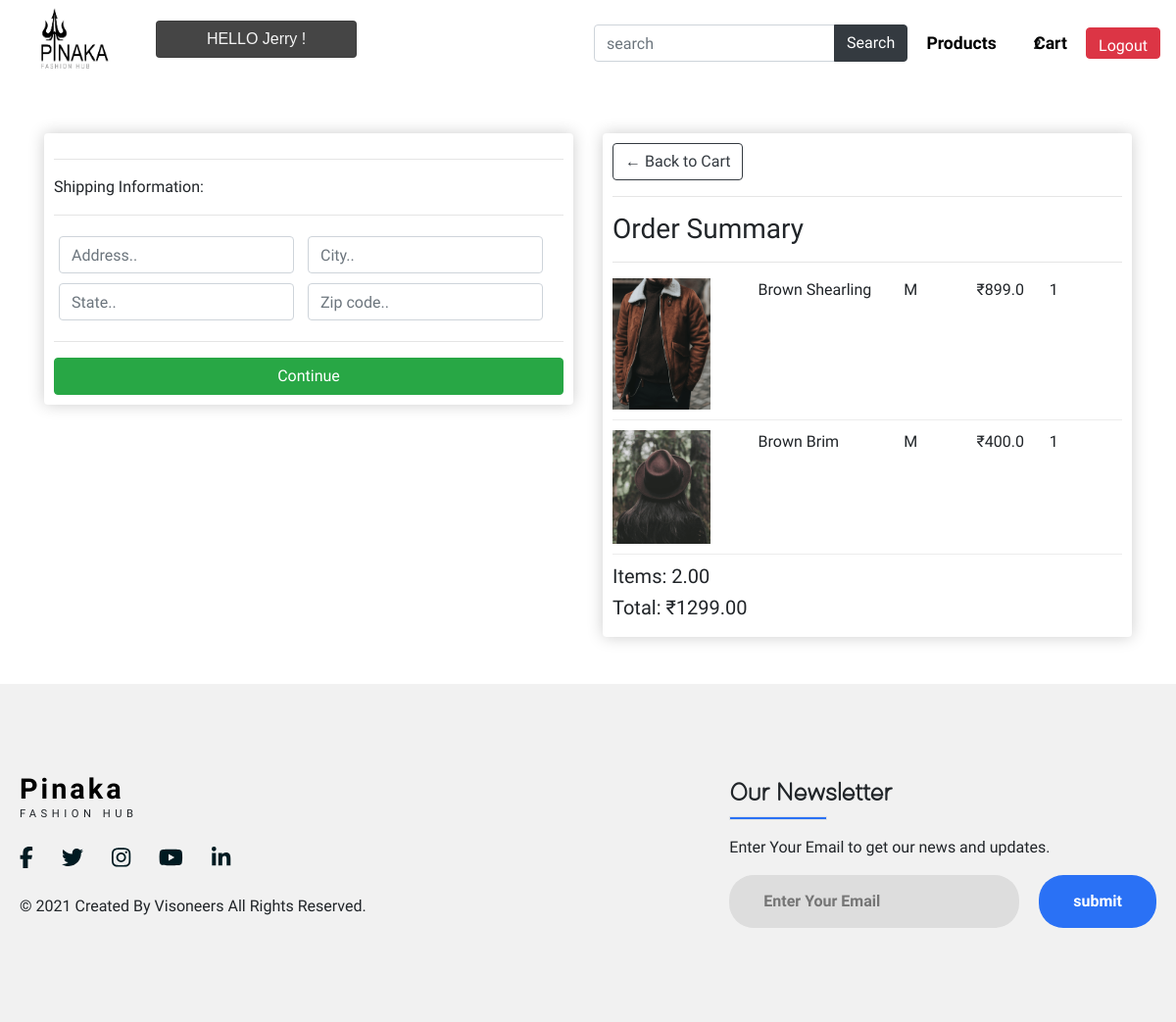
The page /checkout/ (signed in) on the database its author committed.
### store/models.py (models this page shows, shortened)
class OrderItem(models.Model):
    product=models.ForeignKey(Product,on_delete=models.SET_NULL,blank=True,null=True)
    order=models.ForeignKey(Order,on_delete=models.SET_NULL,blank=True,null=True)
    quantity=models.IntegerField(default=0,null=True,blank=True)
    date_added=models.DateTimeField(auto_now_add=True)
    @property
    def get_total(self):
        total=self.product.price*self.quantity
        return total

class Product(models.Model):
    name=models.CharField(max_length=200,null=True)
    category=models.ForeignKey(Categorie,on_delete=models.SET_NULL,blank=True,null=True)
    price=models.FloatField()
    brand=models.ForeignKey(brand,on_delete=models.CASCADE)
    size=models.ForeignKey(size,on_delete=models.CASCADE)
    color=models.ForeignKey(color,on_delete=models.CASCADE)
    digital=models.BooleanField(default=False,null=True,blank=False)
    image=models.ImageField(null=True,blank=True)
    @property
    def imageURL(self):
        try:
            url=self.image.url #chk
        except:
            url=' '
        return url

class size(models.Model):
    title=models.CharField(max_length=10)
    def __str__(self):
        return (self.title)

class Order(models.Model):
    customer=models.ForeignKey(Customer,on_delete=models.SET_NULL,blank=True,null=True)
    date_orderd=models.DateTimeField(auto_now_add=True)
    complete=models.BooleanField(default=False,null=True,blank=False)
    transaction_id=models.CharField(max_length=200,null=True)
    @property
    def shipping(self):
        shipping=False
        orderitems=self.orderitem_set.all()
        for i in orderitems:
            if i.product.digital==False:
                shipping=True
        return shipping
    @property
    def get_cart_total(self):
        orderitems =self.orderitem_set.all()
        total=sum([item.get_total for item in orderitems])
        return total
    @property
    def get_cart_items(self):
        orderitems =self.orderitem_set.all()
        total=sum([item.quantity for item in orderitems])
        return total

### store/views.py (the view)
# urls.py: path('checkout/',views.checkout,name="checkout"),
@login_required(login_url='loginPage')
def checkout(request):
    if request.user.is_authenticated:
        customer=request.user.customer
        order,created=Order.objects.get_or_create(customer=customer,complete=False)
        items=order.orderitem_set.all()
        cartItems=order.get_cart_items
    else:
        items=[]
        order={'get_cart_total':0,'get_cart_items':0,'shipping':False}
        cartItems=order['get_cart_items']
    context={'items':items,'order':order,'cartItems':cartItems}
    return render(request,'store/checkout.html',context)

### store/templates/store/checkout.html (shortened to what this page needs)
{% extends 'store/main.html' %}
{% load static %}
{% block content %}
<div class="container">
	<br><br>
    <div class="row">
		<div class="col-lg-6">
			<div class="box-element" id="form-wrapper">
                <form id="form">
                    <div id="shipping-info">
                        <hr>
						<p>Shipping Information:</p>
						<hr>
						<div class="form-field">
							<input class="form-control" type="text" name="address" placeholder="Address..">
						</div>
						<div class="form-field">
							<input class="form-control" type="text" name="city" placeholder="City..">
						</div>
						<div class="form-field">
							<input class="form-control" type="text" name="state" placeholder="State..">
						</div>
						<div class="form-field">
							<input class="form-control" type="text" name="zipcode" placeholder="Zip code..">
						</div>
                    </div>
                    <hr>
                    <input id="form-button" class="btn btn-success btn-block" type="submit" class="btn btn-outline-primary" value="Continue">
                </form>
			</div>
			<br>
        </div>
		<div class="col-lg-6">
			<div class="box-element">
				<a  class="btn btn-outline-dark" href="{% url 'cart' %}">&#x2190; Back to Cart</a>
				<hr>
				<h3>Order Summary</h3>
				<hr>
				{% for item in items %}
				<div class="cart-row">
					<div style="flex:2"><img class="row-image" src="{{item.product.imageURL}}"></div>
					<div style="flex:2"><p>{{item.product.name}} </p></div>
					<div style="flex:1"><p>{{item.product.size}} </p></div>
					<div style="flex:1"><p>₹{{item.product.price}}</p></div>
					<div style="flex:1"><p>{{item.quantity}}</p></div>
				</div>
				{% endfor %}
				<h5 >Items: {{order.get_cart_items|floatformat:2}}</h5>
				<h5>Total: ₹{{order.get_cart_total|floatformat:2}}</h5>
			</div>
		</div>
	</div>
</div>
{% endblock content %}

### store/templates/store/main.html (shortened to what this page needs)
<!DOCTYPE html>
{% load static %}
<html lang="en">
<head>
    <link rel="stylesheet" href="https://cdn.jsdelivr.net/npm/bootstrap@4.5.3/dist/css/bootstrap.min.css"
>
    <link rel="stylesheet" type="text/css" href="{% static 'css/main.css' %}">
    <link rel="stylesheet" type="text/css" href="//cdn.jsdelivr.net/npm/slick-carousel@1.8.1/slick/slick.css">
    <link rel="stylesheet" type="text/css" href="{% static 'css/store.css' %}">
</head>
<body>
    <nav class="navigation ">
        <div class="logo">
            <a data-toggle="tooltip" data-placement="bottom" title="Back to store" href="{% url 'store' %}"><img src="{% static 'images/sample.png' %}"></a>
        </div>
        <div class=" card list-group-item hi-msg"
            style="font-family: sans-serif;">
            HELLO {{user}} !
        </div>
        <ul class="nav-menu">
            <div>
                <form class="form-inline my-2 my-lg-0" action="/search">
                    <div class="input-group">
                        <input name="search" type="text" class="form-control" placeholder="search" />
                        <div class="input-group-append">
                            <button class="btn btn-dark" type="submit" id="button-addon2">Search</button>
                        </div>
                    </div>
                </form>
            </div>
            <li><a href="{% url 'product' %}">Products</a></li>
            <div class="cart-icon">
                <span class='item-count'>{{cartItems}}</span>
                <a href="{% url 'cart' %}"> Cart</a>
            </div>
            <li><button class="hello-msg btn btn-danger" id="logout_btn " data-target="#exampleModal" data-toggle="modal"
                style="height:2rem">Logout</button></li>
        </ul>
    </nav>
    <div class="container-fluid p-0">
        {% block content %}
        {% endblock content %}
    </div>
    <br><br>
    <footer>
        <div class="footer">
            <div class="left-col">
                <div class="heading">
                    <h1><a href="{% url 'store' %}">Pinaka</a></h1>
                    <p>FASHION HUB</p>
                </div>
                <div class="social-media">
                    <a href="#"><i class="fab fa-facebook-f"></i></a>
                    <a href="#"><i class="fab fa-twitter"></i></a>
                    <a href="#"><i class="fab fa-instagram"></i></a>
                    <a href="#"><i class="fab fa-youtube"></i></a>
                    <a href="#"><i class="fab fa-linkedin-in"></i></a>
                </div>
                <p class="rights-text">© 2021 Created By Visoneers All Rights Reserved.</p>
            </div>
            <div class="right-col">
                <h1>Our Newsletter</h1>
                <div class="border"></div>
                <p>Enter Your Email to get our news and updates.</p>
                <form action="" class="newsletter-form">
                    <input type="text" class="txtb" placeholder="Enter Your Email">
                    <input type="submit" class="button" value="submit">
                </form>
            </div>
        </div>
    </footer>
</body>
</html>

### static/css/main.css (style rules this page uses)
html, body { margin: 0; padding: 0; width: 100%; height: 100vh; font-family: 'Open Sans Condensed'; }
a, a:hover { color: black; text-decoration: none; }
.hi-msg { display: flex; top: 13px; position: relative; height: calc(1.5em + .75rem + 2px); width: 15rem; background-color: #454545; color: whitesmoke; justify-content: center; align-items:center; }
.navigation { display: flex; height: 11vh; width: 100%; padding: 0.5rem 1rem; overflow: hidden; margin-bottom: 0; border-bottom: 0; }
.navigation::before { opacity: 0.5; }
.navigation .logo { width: 15%; align-items: center; cursor: pointer; }
.navigation .logo img { width: 100px; height: 100%; padding-left: 1rem; }
.navigation .nav-menu { margin: 0; width: 85%; height: 100%; list-style-type: none; display: flex; align-items: center; justify-content: flex-end; }
.navigation .nav-menu a { padding: 0rem 1.2rem; font-size: 1.1rem; position: relative; font-weight: bold; }
.nav-menu .cart-icon { position: relative; display: flex; align-items: center; justify-content: center; }
.nav-menu .cart-icon .item-count { position: absolute; font-size: 14px; font-weight: bold; padding-top: 4px; padding-right: 27px; }
.cart-row { display: flex; align-items: flex-stretch; padding-bottom: 10px; margin-bottom: 10px; border-bottom: 1px solid #ececec ; }
.row-image { width: 100px; }
.form-field { width: 250px; display:inline-block; padding: 5px; }
footer { background: #f1f1f1; padding: 90px 0; }
.footer { max-width: 1300px; margin: auto; padding: 0 20px; display: flex; justify-content: space-between; align-items: center; flex-wrap: wrap-reverse; }
.heading { display: block; font-size: 1.3rem; letter-spacing: 3px; }
.heading h1 { font-size: 1.8rem; margin-block-end: 0em; font-weight: bold; }
.heading p { font-size: 0.7rem; letter-spacing: 4.5px; margin-block-start: 0em; font-weight: lighter; }
.social-media { margin: 20px 0; }
.social-media a { color: #001a21; margin-right: 25px; font-size: 22px; text-decoration: none; transition: .3s linear; }
.right-col h1 { font-family: "Demure"; font-weight: bold; font-size: 26px; }
.right-col p { margin-block-start: 1em; }
.border { width: 100px; height: 4px; background: #2a71f5; }
.newsletter-form { display: flex; justify-content: center; align-items: center; flex-wrap: wrap; }
.txtb { flex: 1; padding: 15px 35px; font-size: 16px; color: #293043; background: #ddd; border: none; font-weight: 700; outline: none; border-radius: 25px; min-width: 260px; }
.button { padding: 15px 35px; font-size: 16px; color: white; background: #2a71f5; border: none; font-weight: 700; outline: none; border-radius: 25px; margin-left: 20px; cursor: pointer; transition: opacity .3s linear; }

### static/css/store.css (style rules this page uses)
.box-element { box-shadow:hsl(0, 0%, 80%) 0 0 16px; border-radius: 4px; background-color: #fff; padding: 10px; }

### rows shown on the page
OrderItem: product.imageURL (picture), product.name "Brown Shearling", product.size "M", product.price "899.0", quantity "1"
OrderItem: product.imageURL (picture), product.name "Brown Brim", product.size "M", product.price "400.0", quantity "1"
Order: get_cart_items "2.00", get_cart_total "1299.00"

### other values the page prints
{{ user }} "Jerry"
{{ cartItems }} "2"
